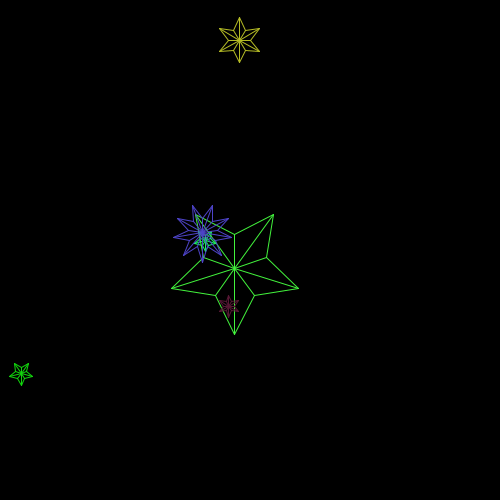
Frame 1 (no input)
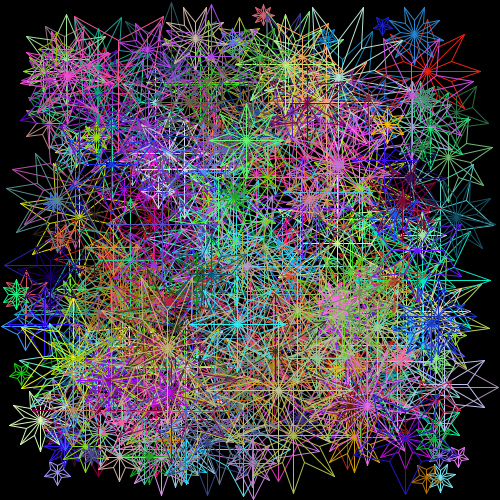
Frame 60 (the mouse pressed at the canvas centre just before this capture)
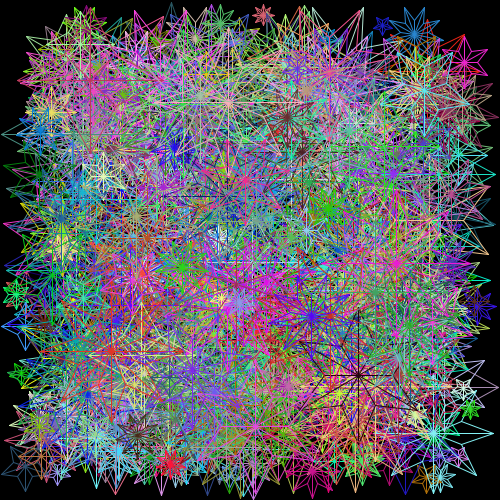
Frame 120 (the mouse held since frame 60 and released just before this capture)

The Processing sketch that drew these frames (run headless with seeded random() and noise(); from frame 60 on, the mouse is pressed at the canvas centre):

// Processing sketch: starMoveMaybe
// ── starMoveMaybe.pde
int starPoints;
int starNumber = (int) random(1, 10);
int count;
float x1, y1, x2, y2;
float triO, triA;
float startX, startY;
float starRadius;
float theta;
float thetaInc;
float[] originX = new float[starNumber];
float[] originY = new float[starNumber];
float[][] xM1 = new float[starNumber][starPoints];
float[][] yM1 = new float[starNumber][starPoints];
float[][] xM2 = new float[starNumber][starPoints];
float[][] yM2 = new float[starNumber][starPoints];

void setup()
{
  size(500, 500);
  
  noFill();
  background(0);
  
  /*How to draw one star
  originX = width/2;
  originY = height/2;
  stroke(random(256), random(256), random(256));
  ellipse(originX, originY, 100, 100);
  ellipse(originX, originY, 100*2, 100*2);
  drawStar(100.0, 5.0);
  */
  
  //Drawing multiple stars
  /*for(int i = 0;i<starNumber;i++)
  {
    //Reset points
    x1 = -1;
    x2 = -1;
    y1 = -1;
    y2 = -1;
    
    //Random colour
    stroke(random(256), random(256), random(256));
    
    //Reset count to 0
    count = 1;
    
    //Set a random star size and a random number of points
    starRadius = random(10, 76);
    starPoints = (int) random(4, 10);
    
    //Take the centre point of the circle
    originX[i] = random(starRadius, width-starRadius);
    originY[i] = random(starRadius, height-starRadius);
    
    //Draw the star
    drawStar(starRadius, starPoints, i);
  }*/
}

void draw()
{
  for(int i=0;i<starNumber;i++)
  {
    //Reset points
    x1 = -1;
    x2 = -1;
    y1 = -1;
    y2 = -1;
    
    //Random colour
    stroke(random(256), random(256), random(256));
    
    //Reset count to 0
    count = 1;
    
    //Set a random star size and a random number of points
    starRadius = random(10, 76);
    starPoints = (int) random(4, 10);
    
    //Take the centre point of the circle
    originX[i] = random(starRadius, width-starRadius);
    originY[i] = random(starRadius, height-starRadius);
    
    //Draw the star
      drawStar(starRadius, starPoints, i);
  }
  
}

void drawStar(float r, float p, int i)
{
  
  //Finding the angle that the points increment at
  thetaInc = TWO_PI/(p*2f);
  /*
  //Find the length of the adjacent
  triA = sin(-thetaInc) * (r);
  
  //Find the length of the opposite
  triO = cos(thetaInc) * (r);
      
  //Find the x and y of the first point using the lengths of the opposite and adjacent
  x1 = originX + triA;
  y1 = originY + triO;
  
  //Increment count
  count++;
  */
  
  //Finding the points after each angle increment
  for(theta = 0; theta < TWO_PI; theta += thetaInc)
  {
    //If the current point divides evenly into 2, take the point going to the big circle (Pointy bit)
    if(count%2!=0)
    {
      triA = sin(theta) * r;
      triO = cos(theta) * r;
      
      x1 = originX[i] + triA;
      y1 = originY[i] + triO;
      
      if(count == 1)
      {
        startX = originX[i] + triA;
        startY = originY[i] + triO;
      }
      
      //Draw a line going from the origin of the star to the edge of the big circle
      line(originX[i], originY[i], x1, y1);
    }
    else  //Else, take the point going to the inner circle (trough)
    {
      triA = sin(theta) * (r/2);
      triO = cos(theta) * (r/2);
      
      x2 = originX[i] + triA;
      y2 = originY[i] + triO;
      
      //Draw a line going from the origin of the star to the edge of the small circle
      line(originX[i], originY[i], x2, y2);
    }
    
    //Draw the line as long as both points are set
    if((x1 > 0 && y1 > 0) && (x2 > 0 && y2 > 0))
    {
      line(x1, y1, x2, y2);
    }
    
    //Increment count
    count++;  
  }
  
  //If the count is odd upon leaving the loop, rejoin the last point back to the start point
  if(count%2!=0)
  {
    line(startX, startY, x2, y2);
  }
}
